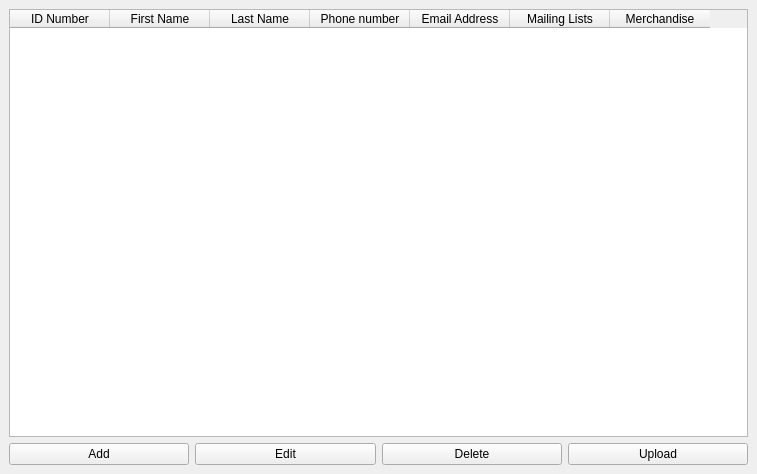
<?xml version="1.0" encoding="UTF-8"?>
<ui version="4.0">
 <class>MainWindow</class>
 <widget class="QMainWindow" name="MainWindow">
  <property name="geometry">
   <rect>
    <x>0</x>
    <y>0</y>
    <width>757</width>
    <height>474</height>
   </rect>
  </property>
  <property name="windowTitle">
   <string>MainWindow</string>
  </property>
  <widget class="QWidget" name="centralwidget">
   <layout class="QVBoxLayout" name="verticalLayout_3">
    <item>
     <layout class="QHBoxLayout" name="horizontalLayout_3">
      <item>
       <widget class="QTableWidget" name="UsersList">
        <column>
         <property name="text">
          <string>ID Number</string>
         </property>
        </column>
        <column>
         <property name="text">
          <string>First Name</string>
         </property>
        </column>
        <column>
         <property name="text">
          <string>Last Name</string>
         </property>
        </column>
        <column>
         <property name="text">
          <string>Phone number</string>
         </property>
        </column>
        <column>
         <property name="text">
          <string>Email Address</string>
         </property>
        </column>
        <column>
         <property name="text">
          <string>Mailing Lists</string>
         </property>
        </column>
        <column>
         <property name="text">
          <string>Merchandise</string>
         </property>
        </column>
       </widget>
      </item>
     </layout>
    </item>
    <item>
     <layout class="QHBoxLayout" name="horizontalLayout">
      <item>
       <widget class="QPushButton" name="AddButton">
        <property name="text">
         <string>Add</string>
        </property>
       </widget>
      </item>
      <item>
       <widget class="QPushButton" name="EditButton">
        <property name="text">
         <string>Edit</string>
        </property>
       </widget>
      </item>
      <item>
       <widget class="QPushButton" name="DeleteButton">
        <property name="text">
         <string>Delete</string>
        </property>
       </widget>
      </item>
      <item>
       <widget class="QPushButton" name="UploadButton">
        <property name="text">
         <string>Upload</string>
        </property>
       </widget>
      </item>
     </layout>
    </item>
   </layout>
  </widget>
 </widget>
 <resources/>
 <connections/>
</ui>
